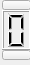
          <widget class="QFrame" name="verticalFrame_10">
           <property name="sizePolicy">
            <sizepolicy hsizetype="Preferred" vsizetype="Preferred">
             <horstretch>0</horstretch>
             <verstretch>0</verstretch>
            </sizepolicy>
           </property>
           <property name="minimumSize">
            <size>
             <width>30</width>
             <height>65</height>
            </size>
           </property>
           <property name="maximumSize">
            <size>
             <width>30</width>
             <height>65</height>
            </size>
           </property>
           <property name="frameShape">
            <enum>QFrame::NoFrame</enum>
           </property>
           <widget class="QPushButton" name="nixie100mUp">
            <property name="geometry">
             <rect>
              <x>2</x>
              <y>0</y>
              <width>29</width>
              <height>10</height>
             </rect>
            </property>
            <property name="sizePolicy">
             <sizepolicy hsizetype="Preferred" vsizetype="Preferred">
              <horstretch>0</horstretch>
              <verstretch>0</verstretch>
             </sizepolicy>
            </property>
            <property name="minimumSize">
             <size>
              <width>29</width>
              <height>0</height>
             </size>
            </property>
            <property name="maximumSize">
             <size>
              <width>16777215</width>
              <height>10</height>
             </size>
            </property>
            <property name="cursor">
             <cursorShape>SizeVerCursor</cursorShape>
            </property>
            <property name="autoFillBackground">
             <bool>false</bool>
            </property>
            <property name="text">
             <string/>
            </property>
            <property name="autoRepeat">
             <bool>true</bool>
            </property>
            <property name="flat">
             <bool>false</bool>
            </property>
           </widget>
           <widget class="QPushButton" name="nixie100mDown">
            <property name="geometry">
             <rect>
              <x>2</x>
              <y>50</y>
              <width>29</width>
              <height>10</height>
             </rect>
            </property>
            <property name="sizePolicy">
             <sizepolicy hsizetype="Preferred" vsizetype="Preferred">
              <horstretch>0</horstretch>
              <verstretch>0</verstretch>
             </sizepolicy>
            </property>
            <property name="minimumSize">
             <size>
              <width>29</width>
              <height>0</height>
             </size>
            </property>
            <property name="maximumSize">
             <size>
              <width>16777215</width>
              <height>10</height>
             </size>
            </property>
            <property name="cursor">
             <cursorShape>SizeVerCursor</cursorShape>
            </property>
            <property name="autoFillBackground">
             <bool>false</bool>
            </property>
            <property name="text">
             <string/>
            </property>
            <property name="autoRepeat">
             <bool>true</bool>
            </property>
            <property name="flat">
             <bool>false</bool>
            </property>
           </widget>
           <widget class="QLCDNumber" name="nixie100m">
            <property name="enabled">
             <bool>true</bool>
            </property>
            <property name="geometry">
             <rect>
              <x>2</x>
              <y>10</y>
              <width>29</width>
              <height>40</height>
             </rect>
            </property>
            <property name="sizePolicy">
             <sizepolicy hsizetype="Preferred" vsizetype="Preferred">
              <horstretch>0</horstretch>
              <verstretch>0</verstretch>
             </sizepolicy>
            </property>
            <property name="minimumSize">
             <size>
              <width>29</width>
              <height>40</height>
             </size>
            </property>
            <property name="digitCount">
             <number>1</number>
            </property>
           </widget>
          </widget>
